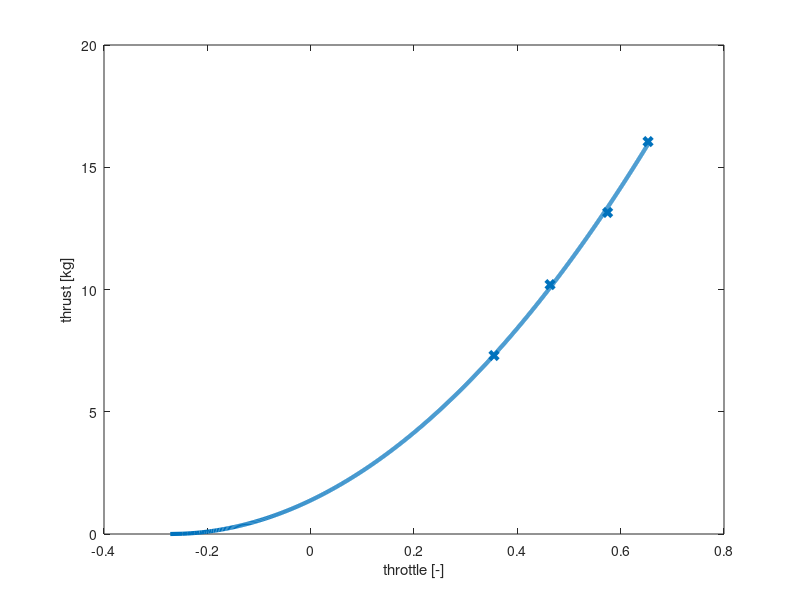

Source code (MATLAB):
% computes ka and kb from two-point measured thrust

% masses of UAV
mass = [
7.30;
10.20;
13.15;
16.05;
];

% thrusts needed to hover
thrust = [
0.354839;
0.463343;
0.57478;
0.652981;
];

n_motors = 8;

%%%%%%%%%%%%%%%%%%%%%%%%%%%%%%%%%%%%%%%%%%%%%%%%%%%%%
%%%%%%%%%%%%%%%%%%%%%%%%%%%%%%%%%%%%%%%%%%%%%%%%%%%%%

% the gravitational acceleration
g = 9.81;

% create the main matrix
A = ones(length(mass), 2);

for i=1:length(mass)
  A(i, 1) = sqrt((mass(i)*g)/n_motors);
end

% print A
A

% compute the linear coeficients
X = A\thrust;

% plot the constants
ka = X(1)
kb = X(2)

% plot
fig = figure(1);
y = 0:0.01:mass(end);
x = [];
for i=1:length(y)
  x(i) = ka*sqrt(y(i)*g/n_motors) + kb;
end

hold off
plot(x, y, 'linewidth', 3)
hold on
scatter(thrust, mass, 'x', 'linewidth', 3)
xlabel('throttle [-]')
ylabel('thrust [kg]')
